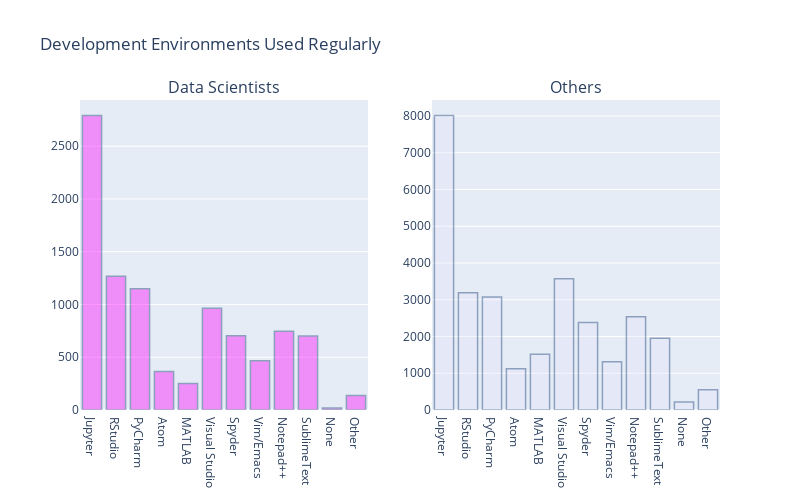

The notebook cell saved with this chart:
### Code cell
fig = make_subplots(rows =1,cols = 2,specs=[[{'type':'xy'},{'type':'xy'}]], subplot_titles = ('Data Scientists','Others'))

fig.add_trace(
    go.Bar(x = ide_list,
                      y = ide_ds_counts,
                      marker_color = 'magenta',
                      marker_line_color = 'rgb(8,48,107)',
                      marker_line_width = 1.5,
                      opacity = 0.4
          ),
    row=1,col = 1)

fig.add_trace(
    go.Bar(x=ide_list,
                      y = ide_counts,
                      marker_color = 'lavender',
                      marker_line_color = 'rgb(8,48,107)',
                      marker_line_width = 1.5,
                      opacity = 0.4
                ),
    row = 1,col = 2)
    
fig.update_layout(
    title_text = "Development Environments Used Regularly",
    height = 500, width = 800, showlegend = False
)

fig.update_traces(marker_line_color = 'rgb(8,48,107)',
                  marker_line_width = 1.5,opacity = 0.4
                 )

fig.show()

### Figure 1 — Plotly figure (JSON) as saved in the notebook; plotly's stock layout.template omitted (floating-point values rounded to 4 significant figures)
{"data": [{"marker": {"color": "magenta", "line": {"color": "rgb(8,48,107)", "width": 1.5}}, "opacity": 0.4, "type": "bar", "x": ["Jupyter", "RStudio", "PyCharm", "Atom", "MATLAB", "Visual Studio", "Spyder", "Vim/Emacs", "Notepad++", "SublimeText", "None", "Other"], "xaxis": "x", "y": [2791, 1268, 1148, 364, 252, 964, 704, 467, 747, 701, 18, 137], "yaxis": "y"}, {"marker": {"color": "lavender", "line": {"color": "rgb(8,48,107)", "width": 1.5}}, "opacity": 0.4, "type": "bar", "x": ["Jupyter", "RStudio", "PyCharm", "Atom", "MATLAB", "Visual Studio", "Spyder", "Vim/Emacs", "Notepad++", "SublimeText", "None", "Other"], "xaxis": "x2", "y": [8013, 3187, 3076, 1123, 1516, 3570, 2381, 1315, 2534, 1954, 220, 554], "yaxis": "y2"}], "layout": {"annotations": [{"font": {"size": 16}, "showarrow": false, "text": "Data Scientists", "x": 0.225, "xanchor": "center", "xref": "paper", "y": 1, "yanchor": "bottom", "yref": "paper"}, {"font": {"size": 16}, "showarrow": false, "text": "Others", "x": 0.775, "xanchor": "center", "xref": "paper", "y": 1, "yanchor": "bottom", "yref": "paper"}], "height": 500, "showlegend": false, "title": {"text": "Development Environments Used Regularly"}, "width": 800, "xaxis": {"anchor": "y", "domain": [0, 0.45]}, "xaxis2": {"anchor": "y2", "domain": [0.55, 1]}, "yaxis": {"anchor": "x", "domain": [0, 1]}, "yaxis2": {"anchor": "x2", "domain": [0, 1]}}}
